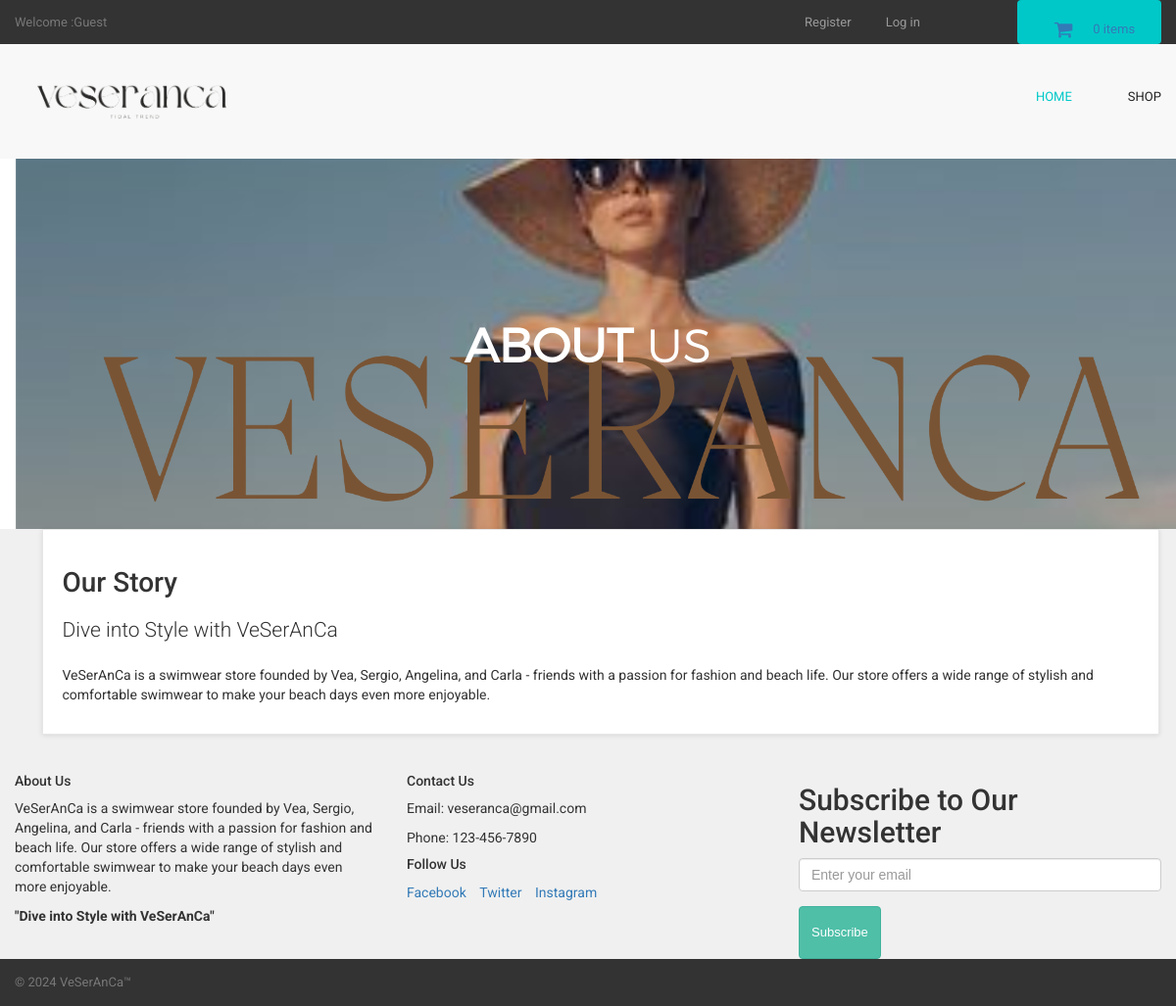
Page /about.php on the committed database.
### tables this page shows
CREATE TABLE `about_us` (
  `about_id` int(10) NOT NULL,
  `about_heading` text NOT NULL,
  `about_short_desc` text NOT NULL,
  `about_desc` text NOT NULL
);

### about.php (the view, shortened to what this page needs)
<?php
include("includes/db.php");
include("includes/header.php");
include("includes/main.php");
?>
  <main>
    <div class="nero">
      <div class="nero__heading">
        <span class="nero__bold">About</span> us
      </div>
    </div>
  </main>
<div id="content" >
<div class="container" >
<div class="col-md-12" >
<div class="box" >
<?php
$get_about_us = "select * from about_us";
$run_about_us = mysqli_query($con,$get_about_us);
$row_about_us = mysqli_fetch_array($run_about_us);
$about_heading = $row_about_us['about_heading'];
$about_short_desc = $row_about_us['about_short_desc'];
$about_desc = $row_about_us['about_desc'];
?>
<h1> <?php echo $about_heading; ?> </h1>
<p class="lead"> <?php echo $about_short_desc; ?> </p>
<p> <?php echo $about_desc; ?> </p>
</div>
</div>
</div>
</div>
<?php
include("includes/footer.php");
?>
</body>
</html>

### styles/backend.css (style rules this page uses)
html { font-family: "Roboto", Helvetica, Arial, sans-serif; line-height: 1.15; -ms-text-size-adjust: 100%; -webkit-text-size-adjust: 100% }
body { margin: 0 }
h1 { font-size: 2em; margin: .67em 0 }
figcaption, figure, main { display: block }
html { box-sizing: border-box }
body { min-width: 1190px; font-family: Montserrat, sans-serif; font-weight: 400; background-color: white; }
.container { width: 1170px; margin: 0 auto }
.nero { padding-top: 160px; padding-bottom: 140px; font-family: 'montserratlight', sans-serif; text-align: center; text-transform: uppercase; color: #FFF; background: #666 url("../images/vE1.png") no-repeat; background-size: cover; background-position: center; }
.nero__heading { font-size: 48px; }
.nero__bold { font-weight: 700; }

### styles/style.css (style rules this page uses)
body { font-family: "Roboto", Helvetica, Arial, sans-serif; font-size: 14px; line-height: 1.42857143; color: #333333; background-color: #f0f0f0; overflow-x: hidden; }
.box { background: #fff; margin: 0 0 30px; border: solid 1px #e6e6e6; box-sizing: border-box; padding:20px; box-shadow: 0 1px 5px rgba(0, 0, 0, 0.1); }
#content { padding-left:25px; }

### rows in the picture
about_us: about_heading "Our Story", about_short_desc "Dive into Style with VeSerAnCa", about_desc "VeSerAnCa is a swimwear store founded by Vea, Sergio, Angelina, and Carla - friends with a passion for fashion and beach life. Our store offers a wide range of stylish and comfortable swimwear to make your beach days even more enjoyable."

### other values in the picture
$count_items "0"
